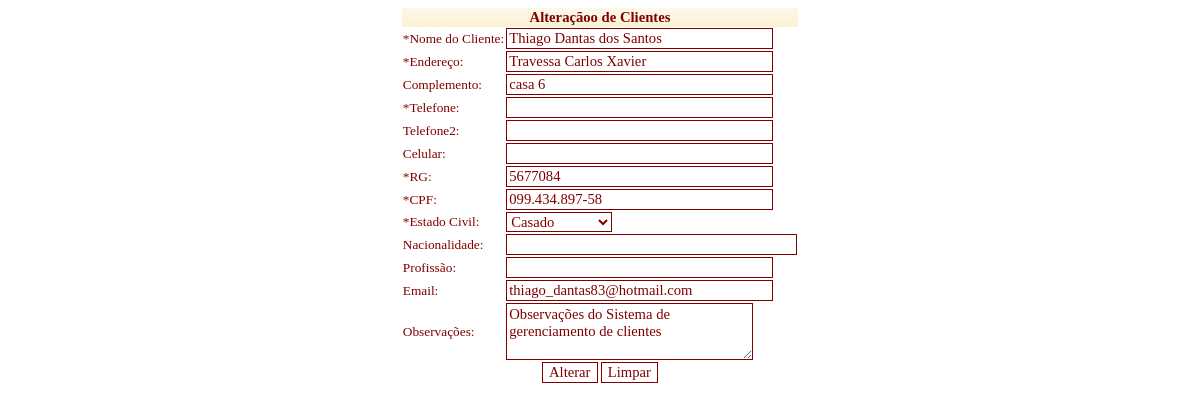
The page /view/altCliente.php?idCliente=1 (signed in) on the database as committed earlier.
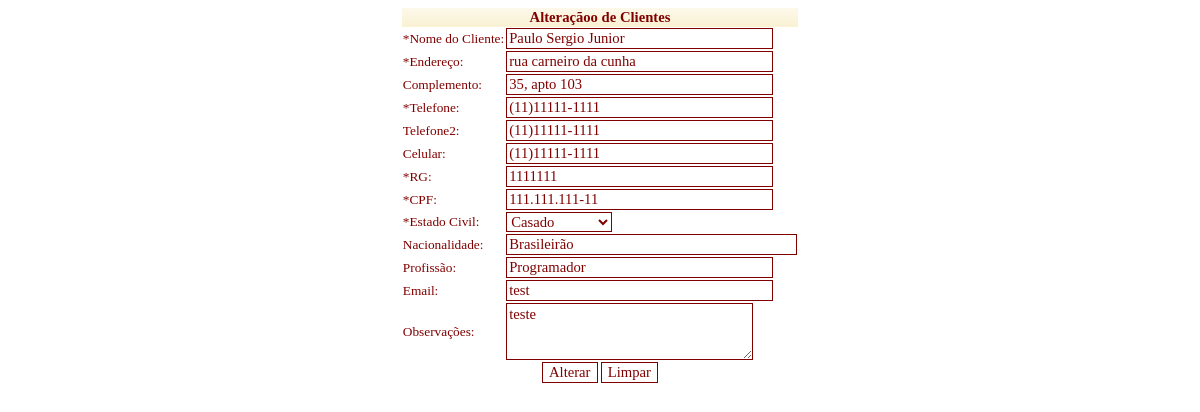
The same page on the database as committed later.
### tables this page shows
CREATE TABLE IF NOT EXISTS `clientes` (
`idCliente` int(11) NOT NULL,
  `nome` varchar(60) NOT NULL,
  `estado_civil` varchar(20) NOT NULL,
  `profissao` varchar(25) DEFAULT NULL,
  `rg` varchar(22) NOT NULL,
  `cpf` varchar(18) NOT NULL,
  `endereco` varchar(100) NOT NULL,
  `complemento` varchar(20) DEFAULT NULL,
  `tel1` varchar(14) NOT NULL,
  `tel2` varchar(14) DEFAULT NULL,
  `cel` varchar(14) DEFAULT NULL,
  `email` varchar(40) NOT NULL,
  `observacao` text,
  `datacadastro` timestamp NOT NULL DEFAULT CURRENT_TIMESTAMP ON UPDATE CURRENT_TIMESTAMP,
  `status` int(11) NOT NULL DEFAULT '1',
  `nacionalidade` varchar(40) DEFAULT NULL
);

### model/clientesDAO.php (called while the page is built, shortened)
<?php
include_once "banco.php";
include_once "bean/clientes.php";
class clientesDAO extends banco {
    public function consultar($objClientes){
        $sql = 'SELECT *
                FROM
                    '.TBL_CLIENTES.'
                WHERE
                      idCliente = "'.$objClientes->getIdCliente().'"';
        $resultado = mysql_query($sql);
        $linha = mysql_fetch_assoc($resultado);
        return $linha;
    }
}
$objclientesDAO = new clientesDAO();

### model/bean/clientes.php (called while the page is built, shortened)
<?php
class Clientes {
	private $idCliente;
    public function getIdCliente() {
		return $this->idCliente;
	}
    public function setIdCliente($idCliente) {
		$this->idCliente = $idCliente;
	}
}
$objClientes = new Clientes();
?>

### model/banco.php (called while the page is built, shortened)
<?php
class Banco{
	public $host = CON_ADVOCACIA_HOST;
	public $user = CON_ADVOCACIA_USER;
	public $pass = CON_ADVOCACIA_PASS;
	public function abreConexao(){
		$this->Conn = mysql_connect($this->host,$this->user,$this->pass);
	}
}
?>

### view/altCliente.php (the view, shortened to what this page needs)
<?php
include '../model/clientesDAO.php';
 $objClientes->setIdCliente($_GET['idCliente']);
$resultado = $objclientesDAO->consultar($objClientes);
?>
<form name="frmCliente" action="../control/controleCliente.php" id="frmCliente" method="POST">
<table border="0" cellspacing="0" align="center">
    <thead>
        <tr>
            <th colspan="2">Alteraçãoo de Clientes</th>
        </tr>
    </thead>
    <tbody>
        <tr>
            <td>*Nome do Cliente:</td>
            <td><input type="text" name="nome"  size="30" id="nome" value="<?php echo $resultado['nome']; ?>" /><br><span id="erroNome"></span></td>
        </tr>
        <tr>
            <td>*Endereço:</td>
            <td><input type="text" name="endereco" value="<?php echo $resultado['endereco']; ?>" size="30" id="endereco" /><br><span id="erroEndereco"></span></td>
        </tr>
        <tr>
            <td>Complemento:</td>
            <td><input type="text" name="complemento" value="<?php echo $resultado['complemento']; ?>" size="30" id="complemento" /><br></td>
        </tr>
        <tr>
            <td>*Telefone:</td>
            <td><input type="text" name="telefone" value="<?php echo $resultado['tel1']; ?>" size="30" id="telefone" /><br><span id="erroTelefone"></span></td>
        </tr>
        <tr>
            <td>Telefone2:</td>
            <td><input type="text" name="telefone2" value="<?php echo $resultado['tel2']; ?>" size="30" id="telefone2" /><br></td>
        </tr>
        <tr>
            <td>Celular:</td>
            <td><input type="text" name="celular" value="<?php echo $resultado['cel']; ?>" size="30" id="celular" /><br></td>
        </tr>
         <tr>
            <td>*RG:</td>
            <td><input type="text" name="rg" value="<?php echo $resultado['rg']; ?>" size="30" id="rg" /><br><span id="erroRG"></span></td>
        </tr>
        <tr>
            <td>*CPF:</td>
            <td><input type="text" name="cpf" value="<?php echo $resultado['cpf']; ?>" size="30" id="cpf" /><br><span id="erroCPF"></span></td>
        </tr>
        <tr>
            <td>*Estado Civil:</td>
            <td><select name="estadoCivil" size="1" id="estadoCivil">
                            <?php
                                if ($resultado['estado_civil'] == "casado") {
                                    $casado = "selected";
                                }
                    ?>
                    <option value="casado" <?php echo $casado;?>>Casado</option>
                </select><span id="erroEstadoCivil"></span></td>
        </tr>
		<tr>
		<td>Nacionalidade:</td>
		<td><input type="text" name="nacionalidade" value="<?php echo $resultado['nacionalidade']; ?>" maxlength="30" size="33" id="nacionalidade"></td>
		</tr>
        <tr>
            <td>Profissão:</td>
            <td><input type="text" name="profissao"  value="<?php echo $resultado['profissao']; ?>" size="30" id="profissao" /><br><span id="erroProfissao"></span></td>
        </tr>
        <tr>
            <td>Email:</td>
            <td><input type="text" name="email"  value="<?php echo $resultado['email']; ?>" size="30" id="email" /><br><span id="erroEmail"></span></td>
        </tr>
         <tr>
            <td>Observações:</td>
            <td><textarea id="observacoes" name="observacoes" cols="28" rows="3" class="campo"><?php echo $resultado['observacao']; ?></textarea></td>
        </tr>
        <tr>
            <td align="center" colspan="2">
                <input type="button" value="Alterar" name="alterar" id="alterar"  />
                <input type="reset" value="Limpar" name="limpar" id="limpar"  />
            </td>
        </tr>
    </tbody>
</table>
</form>

Rows that differ between the two databases and show on the page:
changed clientes: nome "Thiago Dantas dos Santos" → "Paulo Sergio Junior"; endereco "Travessa Carlos Xavier" → "rua carneiro da cunha"; complemento "casa 6" → "35, apto 103"; telefone (not shown) → "(11)11111-1111"; telefone2 (not shown) → "(11)11111-1111"; celular (not shown) → "(11)11111-1111"; rg "5677084" → "1111111"; cpf "099.434.897-58" → "111.111.111-11"; nacionalidade (not shown) → "Brasileirão"; profissao (not shown) → "Programador"; email "thiago_dantas83@hotmail.com" → "test"; observacoes "Observações do Sistema de gerenciamento de clientes" → "teste"
